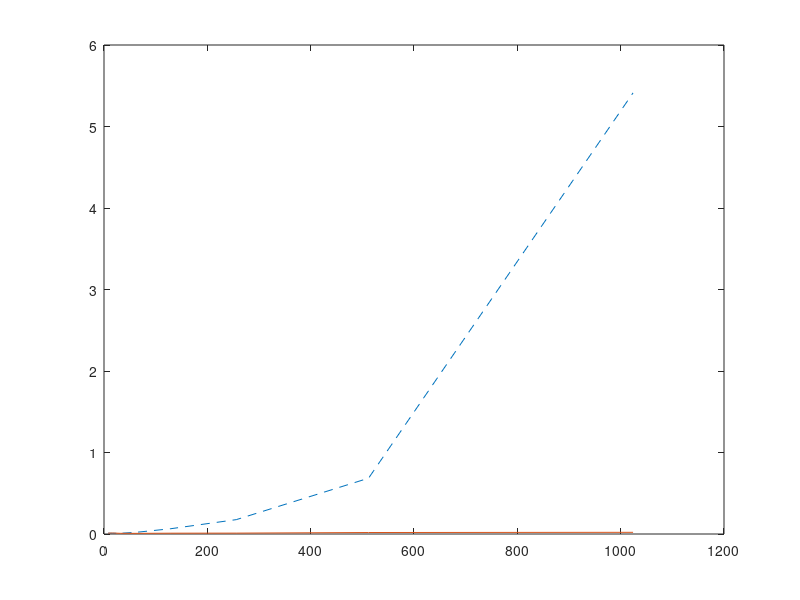
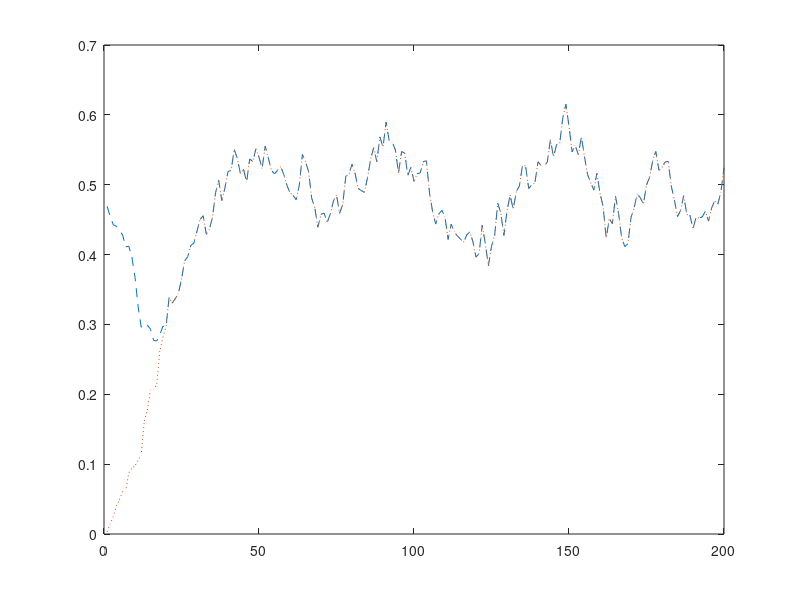
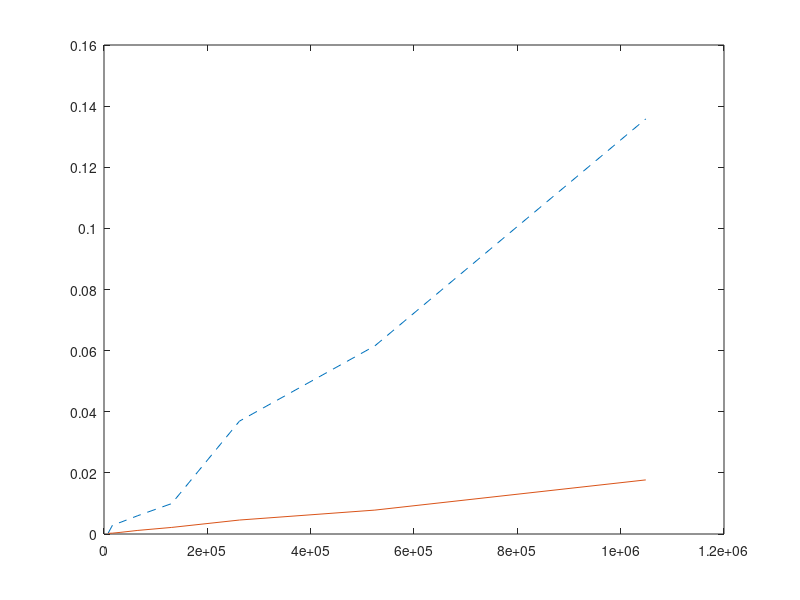

These figures' MATLAB source, in order: (Note: this script raises an error after producing the figures.)
%% 3.10
close all;

fftCalcTimes = zeros(1, 8);
dftCalcTimes = zeros(1,8);
nValues = zeros(1,8);

for i = 0:7
    N = 8*2^i;
    nValues(i+1) = N;
    F = exp(-2*pi*1i*(0:N-1)'*(0:N-1)/N);

    tic;
    for k=1:1000
        X = F*rand(N,1);
    end;
    dftCalcTimes(i+1) = toc;

    tic;
    for k=1:1000
        X = fft(rand(N,1));
    end;
    fftCalcTimes(i+1) = toc;
end

figure;
plot(nValues, dftCalcTimes, '--', nValues, fftCalcTimes, '-');

%% 3.11
close all;

samples = 8192;
offset = 20;
signal = rand(1, samples);

h=0.05*[ones(1,offset), zeros(1, samples-offset)];

y1 = ifft(fft(signal).*fft(h));
y2 = conv(signal, h);

n = 1:200;
figure;
plot( n, real( y1(n) ), '--', n, y2(n), ':' );

fftConvTimes = zeros(1, 8);
funcConvTimes = zeros(1,8);
nValues = zeros(1,8);

for i = 0:7
    samples = 8192*2^i;
    nValues(i+1) = samples;
    signal = rand(1, samples);
    h=0.05*[ones(1,offset), zeros(1, samples-offset)];

    tic;
    for k=1:1
        y1 = ifft(fft(signal).*fft(h));
    end;
    fftConvTimes(i+1) = toc;

    tic;
    for k=1:1
        y2 = conv(signal, h);
    end;
    funcConvTimes(i+1) = toc;
end

figure;
plot(nValues, fftConvTimes, '--', nValues, funcConvTimes, '-');


%% 3.12
close all;

corrupt = load('corrupt.mat');
handel = load('handel.mat');

Fs = handel.Fs;
y = handel.y(1:2^16);
z = corrupt.z(1:2^16);

h = ifft(fft(z).*fft(y));

for i = 1:10
    disp(['h(n) at n=' num2str(i) ':' num2str(h(i))]);
end
